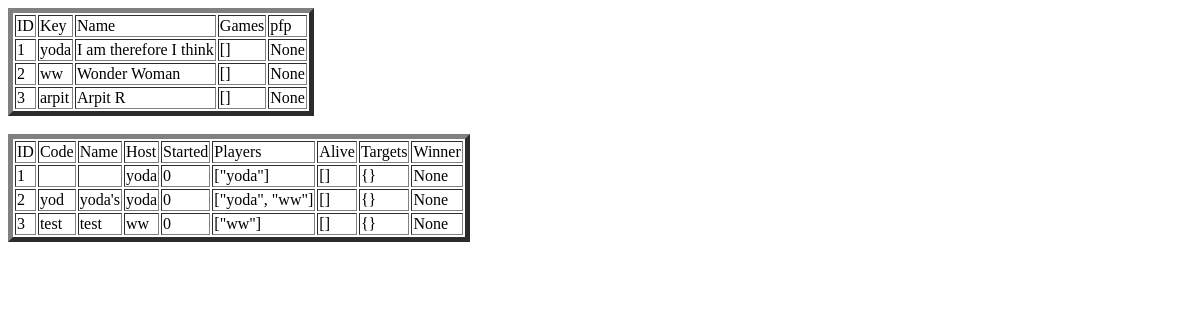
The page /debug/ on the database as committed earlier.
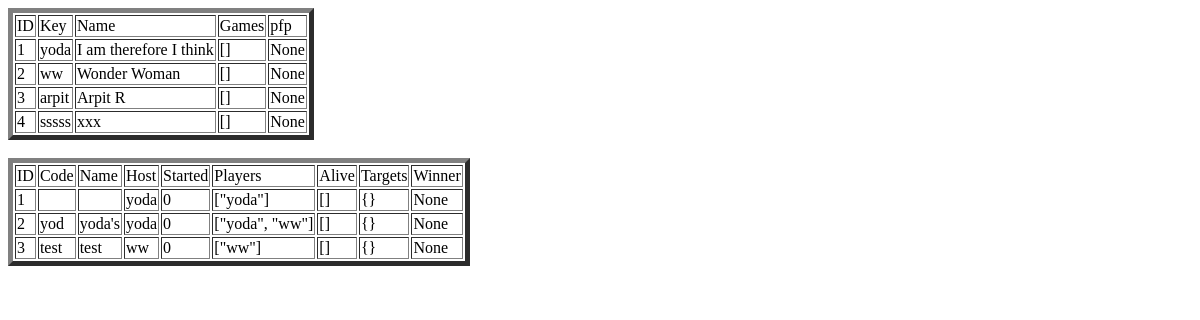
The same page on the database as committed later.
### tables this page shows
CREATE TABLE Players (     id INTEGER PRIMARY KEY AUTOINCREMENT,     key TEXT NOT NULL,     name TEXT NOT NULL,     games TEXT NOT NULL,     pfpPath TEXT);

CREATE TABLE Games (     id INTEGER PRIMARY KEY AUTOINCREMENT,     code TEXT NOT NULL,     name TEXT NOT NULL,    host TEXT NOT NULL,     started BOOLEAN NOT NULL CHECK (started IN (0,1)),     players TEXT NOT NULL,     alive TEXT NOT NULL,     targets TEXT NOT NULL,     winner TEXT);

### app.py (the view)
@app.route('/debug/')
def debug():
    with sqlite3.connect("database.db") as con:
        con.row_factory = sqlite3.Row
        cur = con.cursor()
        cur.execute("SELECT * from Players")
        playerRows = cur.fetchall()   #rows of the Players table
        cur.execute("SELECT * from Games")
        gameRows = cur.fetchall()   #rows of the Games table
    return render_template('debug.html', playerRows = playerRows, gameRows = gameRows)

### templates/debug.html (shortened to what this page needs)
<!DOCTYPE html>
<html lang="en">
<head>
</head>
<body>
    <table border=5>
        <thead>
        <td>ID</td>
        <td>Key</td>
        <td>Name</td>
        <td>Games</td>
        <td>pfp</td>
        </thead>
        {% for row in playerRows %}
        <tr>
        <td>{{row["id"]}}</td>
        <td>{{row["key"]}}</td>
        <td>{{row["name"]}}</td>
        <td>{{row["games"]}}</td>
        <td>{{row["pfpPath"]}}</td>
        </tr>
        {% endfor %}
        </table>
        <br>
        <table border=5>
            <thead>
            <td>ID</td>
            <td>Code</td>
            <td>Name</td>
            <td>Host</td>
            <td>Started</td>
            <td>Players</td>
            <td>Alive</td>
            <td>Targets</td>
            <td>Winner</td>
            </thead>
            {% for row in gameRows %}
            <tr>
            <td>{{row["id"]}}</td>
            <td>{{row["code"]}}</td>
            <td>{{row["name"]}}</td>
            <td>{{row["host"]}}</td>
            <td>{{row["started"]}}</td>
            <td>{{row["players"]}}</td>
            <td>{{row["alive"]}}</td>
            <td>{{row["targets"]}}</td>
            <td>{{row["winner"]}}</td>
            </tr>
            {% endfor %}
            </table>
</body>
</html>

Rows that differ between the two databases and show on the page:
added Players: id "4", key "sssss", name "xxx", games "[]", pfpPath "None"
